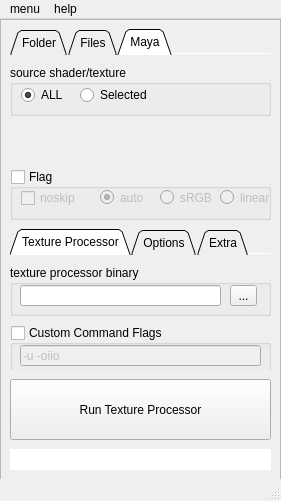
<?xml version="1.0" encoding="UTF-8"?>
<ui version="4.0">
 <class>MainWindow</class>
 <widget class="QMainWindow" name="MainWindow">
  <property name="geometry">
   <rect>
    <x>0</x>
    <y>0</y>
    <width>281</width>
    <height>501</height>
   </rect>
  </property>
  <property name="windowTitle">
   <string>Redshift Convert Texture</string>
  </property>
  <widget class="QWidget" name="centralwidget">
   <widget class="QFrame" name="frame">
    <property name="geometry">
     <rect>
      <x>0</x>
      <y>0</y>
      <width>281</width>
      <height>461</height>
     </rect>
    </property>
    <property name="autoFillBackground">
     <bool>true</bool>
    </property>
    <property name="frameShape">
     <enum>QFrame::StyledPanel</enum>
    </property>
    <property name="frameShadow">
     <enum>QFrame::Raised</enum>
    </property>
    <widget class="QPushButton" name="pB_doMakeTx">
     <property name="geometry">
      <rect>
       <x>10</x>
       <y>360</y>
       <width>261</width>
       <height>61</height>
      </rect>
     </property>
     <property name="acceptDrops">
      <bool>true</bool>
     </property>
     <property name="text">
      <string>Run Texture Processor</string>
     </property>
     <property name="flat">
      <bool>false</bool>
     </property>
    </widget>
    <widget class="QLineEdit" name="lE_log">
     <property name="enabled">
      <bool>true</bool>
     </property>
     <property name="geometry">
      <rect>
       <x>10</x>
       <y>430</y>
       <width>261</width>
       <height>21</height>
      </rect>
     </property>
     <property name="acceptDrops">
      <bool>false</bool>
     </property>
     <property name="autoFillBackground">
      <bool>false</bool>
     </property>
     <property name="frame">
      <bool>false</bool>
     </property>
     <property name="readOnly">
      <bool>true</bool>
     </property>
    </widget>
    <widget class="QGroupBox" name="gB_overwrite">
     <property name="geometry">
      <rect>
       <x>10</x>
       <y>150</y>
       <width>261</width>
       <height>51</height>
      </rect>
     </property>
     <property name="title">
      <string>Flag</string>
     </property>
     <property name="checkable">
      <bool>true</bool>
     </property>
     <property name="checked">
      <bool>false</bool>
     </property>
     <widget class="QCheckBox" name="cB_overwrite">
      <property name="geometry">
       <rect>
        <x>11</x>
        <y>19</y>
        <width>61</width>
        <height>20</height>
       </rect>
      </property>
      <property name="text">
       <string>noskip</string>
      </property>
     </widget>
     <widget class="QRadioButton" name="radioButton">
      <property name="geometry">
       <rect>
        <x>90</x>
        <y>20</y>
        <width>51</width>
        <height>17</height>
       </rect>
      </property>
      <property name="text">
       <string>auto</string>
      </property>
      <property name="checked">
       <bool>true</bool>
      </property>
     </widget>
     <widget class="QRadioButton" name="radioButton_2">
      <property name="geometry">
       <rect>
        <x>150</x>
        <y>20</y>
        <width>51</width>
        <height>17</height>
       </rect>
      </property>
      <property name="text">
       <string>sRGB</string>
      </property>
     </widget>
     <widget class="QRadioButton" name="radioButton_3">
      <property name="geometry">
       <rect>
        <x>210</x>
        <y>20</y>
        <width>51</width>
        <height>17</height>
       </rect>
      </property>
      <property name="text">
       <string>linear</string>
      </property>
     </widget>
    </widget>
    <widget class="QTabWidget" name="tabWid">
     <property name="enabled">
      <bool>true</bool>
     </property>
     <property name="geometry">
      <rect>
       <x>10</x>
       <y>10</y>
       <width>261</width>
       <height>131</height>
      </rect>
     </property>
     <property name="minimumSize">
      <size>
       <width>0</width>
       <height>0</height>
      </size>
     </property>
     <property name="tabShape">
      <enum>QTabWidget::Triangular</enum>
     </property>
     <property name="currentIndex">
      <number>2</number>
     </property>
     <property name="elideMode">
      <enum>Qt::ElideNone</enum>
     </property>
     <property name="documentMode">
      <bool>true</bool>
     </property>
     <widget class="QWidget" name="tabWid_folder">
      <attribute name="title">
       <string>Folder</string>
      </attribute>
      <widget class="QGroupBox" name="gB_srouceFolder">
       <property name="geometry">
        <rect>
         <x>0</x>
         <y>10</y>
         <width>261</width>
         <height>101</height>
        </rect>
       </property>
       <property name="title">
        <string>source folder</string>
       </property>
       <widget class="QComboBox" name="cmB_sourceDirPath">
        <property name="geometry">
         <rect>
          <x>10</x>
          <y>20</y>
          <width>201</width>
          <height>21</height>
         </rect>
        </property>
        <property name="acceptDrops">
         <bool>true</bool>
        </property>
        <property name="editable">
         <bool>false</bool>
        </property>
        <property name="insertPolicy">
         <enum>QComboBox::InsertAtBottom</enum>
        </property>
        <property name="duplicatesEnabled">
         <bool>false</bool>
        </property>
       </widget>
       <widget class="QToolButton" name="tB_sourceDirBrowse">
        <property name="geometry">
         <rect>
          <x>220</x>
          <y>20</y>
          <width>27</width>
          <height>21</height>
         </rect>
        </property>
        <property name="text">
         <string>...</string>
        </property>
       </widget>
       <widget class="QRadioButton" name="cB_convertAll">
        <property name="geometry">
         <rect>
          <x>10</x>
          <y>80</y>
          <width>198</width>
          <height>17</height>
         </rect>
        </property>
        <property name="text">
         <string>Including All Sub Folders</string>
        </property>
        <property name="checked">
         <bool>false</bool>
        </property>
       </widget>
       <widget class="QRadioButton" name="cB_subFolder">
        <property name="geometry">
         <rect>
          <x>10</x>
          <y>50</y>
          <width>121</width>
          <height>20</height>
         </rect>
        </property>
        <property name="text">
         <string>Sub-Folder Level</string>
        </property>
        <property name="checked">
         <bool>true</bool>
        </property>
       </widget>
       <widget class="QSpinBox" name="sB_subLevel">
        <property name="geometry">
         <rect>
          <x>140</x>
          <y>50</y>
          <width>53</width>
          <height>22</height>
         </rect>
        </property>
        <property name="minimum">
         <number>0</number>
        </property>
        <property name="maximum">
         <number>1000</number>
        </property>
        <property name="value">
         <number>0</number>
        </property>
       </widget>
      </widget>
     </widget>
     <widget class="QWidget" name="tabWid_files">
      <attribute name="title">
       <string>Files</string>
      </attribute>
      <widget class="QGroupBox" name="gB_sourceFiles">
       <property name="geometry">
        <rect>
         <x>0</x>
         <y>10</y>
         <width>261</width>
         <height>101</height>
        </rect>
       </property>
       <property name="title">
        <string>source files</string>
       </property>
       <widget class="QToolButton" name="tB_sourceFileBrowse">
        <property name="geometry">
         <rect>
          <x>220</x>
          <y>70</y>
          <width>27</width>
          <height>21</height>
         </rect>
        </property>
        <property name="text">
         <string>...</string>
        </property>
       </widget>
       <widget class="QToolButton" name="tB_clearList">
        <property name="geometry">
         <rect>
          <x>220</x>
          <y>20</y>
          <width>27</width>
          <height>21</height>
         </rect>
        </property>
        <property name="text">
         <string>c</string>
        </property>
       </widget>
       <widget class="QToolButton" name="tB_removeSel">
        <property name="geometry">
         <rect>
          <x>220</x>
          <y>40</y>
          <width>27</width>
          <height>21</height>
         </rect>
        </property>
        <property name="text">
         <string>-</string>
        </property>
       </widget>
       <widget class="QListWidget" name="lW_sourceFiles">
        <property name="geometry">
         <rect>
          <x>10</x>
          <y>20</y>
          <width>201</width>
          <height>71</height>
         </rect>
        </property>
        <property name="selectionMode">
         <enum>QAbstractItemView::MultiSelection</enum>
        </property>
       </widget>
      </widget>
     </widget>
     <widget class="QWidget" name="tabWid_maya">
      <property name="enabled">
       <bool>true</bool>
      </property>
      <attribute name="title">
       <string>Maya</string>
      </attribute>
      <widget class="QGroupBox" name="gB_sourceShd">
       <property name="geometry">
        <rect>
         <x>0</x>
         <y>10</y>
         <width>261</width>
         <height>51</height>
        </rect>
       </property>
       <property name="minimumSize">
        <size>
         <width>0</width>
         <height>0</height>
        </size>
       </property>
       <property name="title">
        <string>source shader/texture</string>
       </property>
       <property name="flat">
        <bool>false</bool>
       </property>
       <widget class="QRadioButton" name="rB_allShd">
        <property name="geometry">
         <rect>
          <x>11</x>
          <y>20</y>
          <width>46</width>
          <height>20</height>
         </rect>
        </property>
        <property name="text">
         <string>ALL</string>
        </property>
        <property name="checked">
         <bool>true</bool>
        </property>
       </widget>
       <widget class="QRadioButton" name="rB_selectedShd">
        <property name="geometry">
         <rect>
          <x>70</x>
          <y>20</y>
          <width>98</width>
          <height>20</height>
         </rect>
        </property>
        <property name="text">
         <string>Selected</string>
        </property>
       </widget>
      </widget>
     </widget>
    </widget>
    <widget class="QTabWidget" name="tabWid_options">
     <property name="enabled">
      <bool>true</bool>
     </property>
     <property name="geometry">
      <rect>
       <x>10</x>
       <y>210</y>
       <width>261</width>
       <height>141</height>
      </rect>
     </property>
     <property name="tabPosition">
      <enum>QTabWidget::North</enum>
     </property>
     <property name="tabShape">
      <enum>QTabWidget::Triangular</enum>
     </property>
     <property name="currentIndex">
      <number>0</number>
     </property>
     <property name="elideMode">
      <enum>Qt::ElideNone</enum>
     </property>
     <property name="documentMode">
      <bool>true</bool>
     </property>
     <widget class="QWidget" name="tabWid_makeTx">
      <attribute name="title">
       <string>Texture Processor</string>
      </attribute>
      <widget class="QGroupBox" name="gB_makeTxBinary">
       <property name="geometry">
        <rect>
         <x>0</x>
         <y>10</y>
         <width>261</width>
         <height>51</height>
        </rect>
       </property>
       <property name="title">
        <string>texture processor binary</string>
       </property>
       <widget class="QToolButton" name="tB_sourceCmbBrowse">
        <property name="geometry">
         <rect>
          <x>220</x>
          <y>20</y>
          <width>27</width>
          <height>21</height>
         </rect>
        </property>
        <property name="text">
         <string>...</string>
        </property>
       </widget>
       <widget class="QLineEdit" name="lE_cmdPath">
        <property name="geometry">
         <rect>
          <x>10</x>
          <y>20</y>
          <width>201</width>
          <height>21</height>
         </rect>
        </property>
        <property name="readOnly">
         <bool>true</bool>
        </property>
       </widget>
      </widget>
      <widget class="QGroupBox" name="gB_commandFlags">
       <property name="geometry">
        <rect>
         <x>0</x>
         <y>70</y>
         <width>261</width>
         <height>51</height>
        </rect>
       </property>
       <property name="title">
        <string>Custom Command Flags</string>
       </property>
       <property name="checkable">
        <bool>true</bool>
       </property>
       <property name="checked">
        <bool>false</bool>
       </property>
       <widget class="QLineEdit" name="lE_cmdFlag">
        <property name="geometry">
         <rect>
          <x>10</x>
          <y>20</y>
          <width>241</width>
          <height>21</height>
         </rect>
        </property>
        <property name="text">
         <string>-u -oiio</string>
        </property>
       </widget>
      </widget>
     </widget>
     <widget class="QWidget" name="tabWid_option">
      <attribute name="title">
       <string>Options</string>
      </attribute>
      <widget class="QGroupBox" name="gB_saveTo">
       <property name="geometry">
        <rect>
         <x>0</x>
         <y>10</y>
         <width>261</width>
         <height>51</height>
        </rect>
       </property>
       <property name="title">
        <string>Different tx Destination</string>
       </property>
       <property name="flat">
        <bool>false</bool>
       </property>
       <property name="checkable">
        <bool>true</bool>
       </property>
       <property name="checked">
        <bool>false</bool>
       </property>
       <widget class="QComboBox" name="cmB_tarDirPath">
        <property name="geometry">
         <rect>
          <x>10</x>
          <y>20</y>
          <width>201</width>
          <height>21</height>
         </rect>
        </property>
        <property name="acceptDrops">
         <bool>true</bool>
        </property>
        <property name="editable">
         <bool>true</bool>
        </property>
        <property name="insertPolicy">
         <enum>QComboBox::InsertAtBottom</enum>
        </property>
        <property name="duplicatesEnabled">
         <bool>false</bool>
        </property>
       </widget>
       <widget class="QToolButton" name="tB_tarDirBrowse">
        <property name="geometry">
         <rect>
          <x>220</x>
          <y>20</y>
          <width>27</width>
          <height>21</height>
         </rect>
        </property>
        <property name="text">
         <string>...</string>
        </property>
       </widget>
      </widget>
      <widget class="QGroupBox" name="gB_imageFilter">
       <property name="enabled">
        <bool>true</bool>
       </property>
       <property name="geometry">
        <rect>
         <x>0</x>
         <y>70</y>
         <width>261</width>
         <height>51</height>
        </rect>
       </property>
       <property name="title">
        <string>Custom Filter for Browser</string>
       </property>
       <property name="checkable">
        <bool>true</bool>
       </property>
       <property name="checked">
        <bool>false</bool>
       </property>
       <widget class="QLineEdit" name="lE_imageFilter">
        <property name="geometry">
         <rect>
          <x>10</x>
          <y>20</y>
          <width>231</width>
          <height>21</height>
         </rect>
        </property>
        <property name="text">
         <string>jpg png bmp tif tga exr</string>
        </property>
       </widget>
      </widget>
     </widget>
     <widget class="QWidget" name="tabWid_filter">
      <attribute name="title">
       <string>Extra</string>
      </attribute>
      <widget class="QGroupBox" name="gB_extra">
       <property name="enabled">
        <bool>true</bool>
       </property>
       <property name="geometry">
        <rect>
         <x>0</x>
         <y>10</y>
         <width>261</width>
         <height>111</height>
        </rect>
       </property>
       <property name="title">
        <string>oiiotools</string>
       </property>
       <property name="checkable">
        <bool>true</bool>
       </property>
       <property name="checked">
        <bool>false</bool>
       </property>
       <widget class="QPushButton" name="pB_goOiio">
        <property name="geometry">
         <rect>
          <x>170</x>
          <y>20</y>
          <width>79</width>
          <height>41</height>
         </rect>
        </property>
        <property name="text">
         <string>go oiio</string>
        </property>
       </widget>
       <widget class="QLineEdit" name="lE_oiioFlag">
        <property name="geometry">
         <rect>
          <x>20</x>
          <y>70</y>
          <width>231</width>
          <height>21</height>
         </rect>
        </property>
        <property name="text">
         <string/>
        </property>
       </widget>
       <widget class="QLineEdit" name="lE_suffix">
        <property name="geometry">
         <rect>
          <x>60</x>
          <y>20</y>
          <width>101</width>
          <height>21</height>
         </rect>
        </property>
        <property name="text">
         <string/>
        </property>
       </widget>
       <widget class="QLabel" name="label_suffix">
        <property name="geometry">
         <rect>
          <x>20</x>
          <y>20</y>
          <width>51</width>
          <height>16</height>
         </rect>
        </property>
        <property name="text">
         <string>suffix</string>
        </property>
       </widget>
       <widget class="QLabel" name="label_oiioFlag">
        <property name="geometry">
         <rect>
          <x>20</x>
          <y>50</y>
          <width>121</width>
          <height>16</height>
         </rect>
        </property>
        <property name="text">
         <string>oiio command flags</string>
        </property>
       </widget>
      </widget>
     </widget>
    </widget>
   </widget>
  </widget>
  <widget class="QMenuBar" name="menubar">
   <property name="geometry">
    <rect>
     <x>0</x>
     <y>0</y>
     <width>281</width>
     <height>17</height>
    </rect>
   </property>
   <widget class="QMenu" name="menuMenu">
    <property name="title">
     <string>menu</string>
    </property>
    <addaction name="ac_confirm"/>
    <addaction name="ac_currentList"/>
    <addaction name="ac_createBatchFile"/>
    <addaction name="ac_quit"/>
   </widget>
   <widget class="QMenu" name="menuCmd">
    <property name="title">
     <string>help</string>
    </property>
    <addaction name="ac_aboutTextureProcessor"/>
    <addaction name="separator"/>
    <addaction name="ac_aboutMe"/>
   </widget>
   <addaction name="menuMenu"/>
   <addaction name="menuCmd"/>
  </widget>
  <widget class="QStatusBar" name="statusbar">
   <property name="sizeGripEnabled">
    <bool>true</bool>
   </property>
  </widget>
  <action name="ac_confirm">
   <property name="checkable">
    <bool>true</bool>
   </property>
   <property name="checked">
    <bool>true</bool>
   </property>
   <property name="text">
    <string> Confirmation</string>
   </property>
   <property name="menuRole">
    <enum>QAction::TextHeuristicRole</enum>
   </property>
  </action>
  <action name="ac_currentList">
   <property name="enabled">
    <bool>false</bool>
   </property>
   <property name="text">
    <string>Display List</string>
   </property>
  </action>
  <action name="ac_quit">
   <property name="text">
    <string>Quit</string>
   </property>
  </action>
  <action name="ac_createBatchFile">
   <property name="checkable">
    <bool>false</bool>
   </property>
   <property name="text">
    <string>Create Batch</string>
   </property>
  </action>
  <action name="ac_aboutTextureProcessor">
   <property name="text">
    <string>About TextureProcessor</string>
   </property>
  </action>
  <action name="ac_aboutMe">
   <property name="enabled">
    <bool>true</bool>
   </property>
   <property name="text">
    <string>About</string>
   </property>
  </action>
  <action name="ac_aboutOIIO">
   <property name="text">
    <string>About OIIO</string>
   </property>
  </action>
 </widget>
 <resources/>
 <connections/>
</ui>
